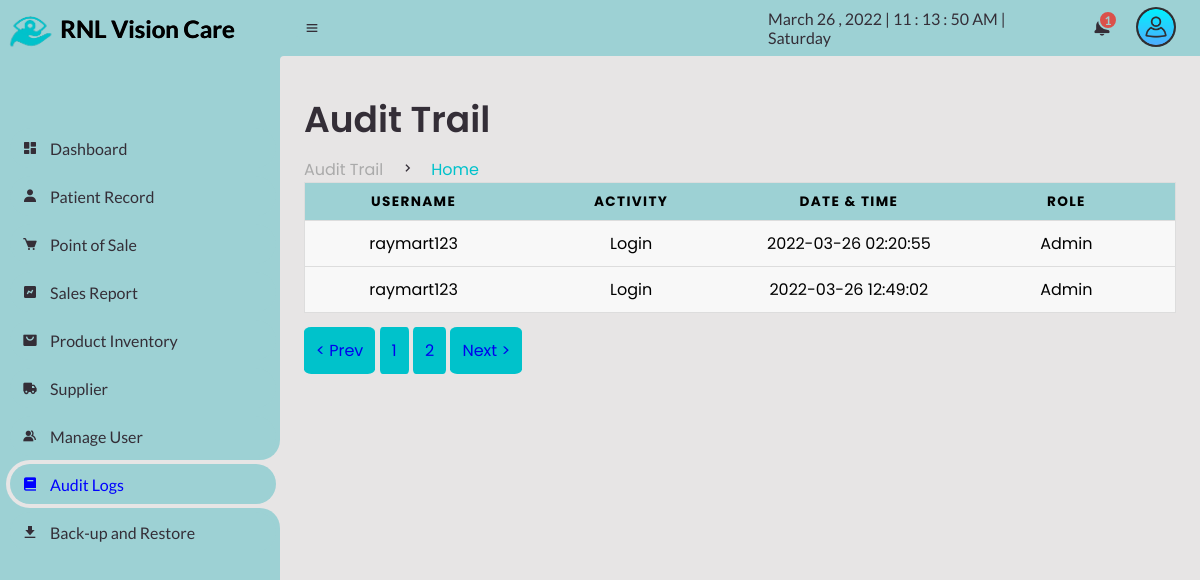
/Admin/audit.php?page=2 (signed in), run on an earlier commit of the app's database.
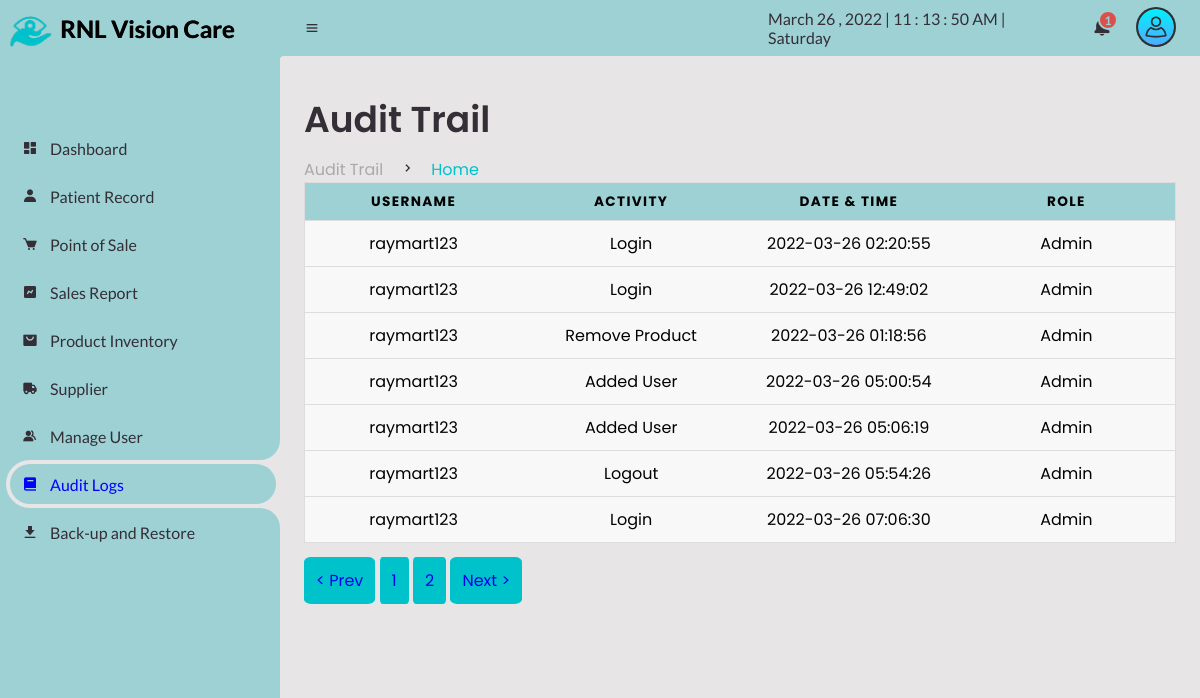
And on a later commit of the database.
### tables this page shows
CREATE TABLE `users_logs` (
  `logs_id` int(11) NOT NULL AUTO_INCREMENT,
  `logs_username` varchar(255) NOT NULL,
  `logs_activity` varchar(255) NOT NULL,
  `logs_datentime` datetime NOT NULL,
  `logs_roles` varchar(255) NOT NULL,
  PRIMARY KEY (`logs_id`)
);

### Admin/audit.php (the view, shortened to what this page needs)
<?php
include("session.php");
function createRandomPassword() {
	$chars = "003232303232023232023456789";
	$i = 0;
	$pass = '' ;
	while ($i <= 7) {
		$num = rand() % 33;
		$tmp = substr($chars, $num, 1);
		$pass = $pass . $tmp;
		$i++;
	}
	return $pass;
}
$finalcode='RS-'.createRandomPassword();
?>
<!DOCTYPE html>
<html lang="en">
<head>
	<link href='https://unpkg.com/boxicons@2.0.9/css/boxicons.min.css' rel='stylesheet'>
	<link rel="stylesheet" href="css\sys_style.css">
</head>
<body>
	<section id="sidebar">
		<a href="supplier.php" class="brand">
			<img src="images\logo.png" alt="" width="60px;">
			<span class="text" style="text-shadow:0.5px 0px #000; color: black;">RNL Vision Care</span>
		</a>
		<ul class="side-menu top">
			<li>
				<a href="dashboard.php">
					<i class='bx bxs-dashboard' ></i>
					<span class="text">Dashboard</span>
				</a>
			</li>
			<li>
				<a href="patient-record.php">
					<i class='bx bxs-user' ></i>
					<span class="text">Patient Record</span>
				</a>
			</li>
			<li>
				<a href="point-of-sale.php?id=cash&invoice=<?php echo $finalcode ?>">
					<i class='bx bxs-cart' ></i>
					<span class="text">Point of Sale</span>
				</a>
			</li>
			<li>
				<a href="sales-report.php">
					<i class='bx bxs-chart' ></i>
					<span class="text">Sales Report</span>
				</a>
			</li>
			<li>
				<a href="product.php">
					<i class='bx bxs-shopping-bag-alt' ></i>
					<span class="text">Product Inventory</span>
				</a>
			</li>
			<li>
				<a href="supplier.php">
					<i class='bx bxs-truck' ></i>
					<span class="text">Supplier</span>
				</a>
			</li>
			<li>
				<a href="manage-user.php">
					<i class='bx bxs-group' ></i>
					<span class="text">Manage User</span>
				</a>
			</li>
			<li class="active">
				<a href="audit.php">
					<i class='bx bxs-book' ></i>
					<span class="text">Audit Logs</span>
				</a>
			</li>
			<li>
				<a href="archive.php">
					<i class='bx bxs-download' ></i>
					<span class="text">Back-up and Restore</span>
				</a>
			</li>
		</ul>
	</section>
	<section id="content">
		<nav>
			<i class='bx bx-menu' ></i>
			<div id="digital-clock"></div>
			<div class="dropdown2">
			<a href="#" class="notification">
				<span class="num">
				<?php
				$query = mysqli_query($conn, "SELECT COUNT(*) as total from client_inquiries WHERE inquiries_status = '2'");
					while($result=mysqli_fetch_array($query)){
					echo $result['total'];
				}
				?>
						  </span>
			</a>
			</div>
			<div class="dropdown1">
			<img src="img\user.png" alt="" width="40px" class="userlogo">
			</div>
		</nav>
		<main>
			<div class="head-title">
				<div class="left">
					<h1>Audit Trail</h1>
					<ul class="breadcrumb">
						<li>
							<a href="audit.php">Audit Trail</a>
						</li>
						<li><i class='bx bx-chevron-right' ></i></li>
						<li>
							<a class="active" href="audit.php">Home</a>
						</li>
					</ul>
				</div>
			</div>
	<table>
     <thead>
     	<tr>
			<th>Username</th>
      <th>Activity</th>
      <th>Date & Time</th>
      <th>Role</th>
     	</tr>
     </thead>
     <tbody>
	 <?php
       $conn = mysqli_connect("localhost", "root", "","capstone");
	$limit=10;
	$page=isset($_GET['page']) ? $_GET['page']:1;
	$start=($page-1)*$limit;
	$sql2 =$conn->query("SELECT count(logs_id) AS id FROM `users_logs`");
    $sql = "SELECT * from users_logs LIMIT $start, $limit";
	$result2 = $sql2->fetch_all(MYSQLI_ASSOC);
            $total=$result2[0]['id'];
            $pages=ceil($total/$limit);
            $prev=$page-1;
            $next=$page+1;
    $result = $conn-> query($sql);
      if ($result-> num_rows > 0) {
        while ($row = $result-> fetch_assoc()){
?>
		 <tr>
     	  	<td data-label="Username"><?php echo $row['logs_username'];?></td>
     	  	<td data-label="Activity"><?php echo $row['logs_activity'];?></td>
     	  	<td data-label="Date&Time"><?php echo $row['logs_datentime'];?></td>
     	  	<td data-label="Roles"><?php echo $row['logs_roles'];?></td>
     	  </tr>
     	 <?php
     	}}
     	?>
     </tbody>
   </table>
  	<br>
   <a class="page" id="pre" href="audit.php?page=<?=$prev; ?>">< Prev</a>
    	  <?php  for($i=1; $i <=$pages ; $i++): ?>
    <a class="page" href="audit.php?page=<?=$i; ?>"><?=$i; ?></a>
                      <?php endfor; ?>
    <a class="page" id="pnext" href="audit.php?page=<?=$next; ?>">Next ></a>
		</main>
	</section>
</body>
</html>

### Admin/css/sys_style.css (style rules this page uses)
* { margin: 0; padding: 0; box-sizing: border-box; }
a { text-decoration: none; }
li { list-style: none; }
:root { --poppins: 'Poppins', sans-serif; --lato: 'Lato', sans-serif; --light: #9dd1d4; --blue: #00c2cb; --light-blue: #e5eaf0; --grey: rgb(231, 229, 229); --dark-grey: #AAAAAA; --dark: #342E37; --red: #DB504A; --yellow: #FFCE26; --light-yellow: #FFF2C6; --orange: #FD7238; --light-orange: #FFE0D3; }
html { overflow-x: hidden; }
body { background: var(--grey); overflow-x: hidden; }
#sidebar { position: fixed; top: 0; left: 0; width: 280px; height: 100%; background: var(--light); z-index: 2000; font-family: var(--lato); transition: .3s ease; overflow-x: hidden; scrollbar-width: none; }
#sidebar .brand { font-size: 24px; font-weight: 700; height: 56px; display: flex; align-items: center; color: var(--blue); position: sticky; top: 0; left: 0; background: var(--light); z-index: 500; padding-bottom: 20px; box-sizing: content-box; }
#sidebar .side-menu { width: 100%; margin-top: 48px; }
#sidebar .side-menu li { height: 48px; background: transparent; margin-left: 6px; border-radius: 48px 0 0 48px; padding: 4px; }
#sidebar .side-menu li.active { background: var(--grey); position: relative; }
#sidebar .side-menu li.active::before { content: ''; position: absolute; width: 40px; height: 40px; border-radius: 50%; top: -40px; right: 0; box-shadow: 20px 20px 0 var(--grey); z-index: -1; }
#sidebar .side-menu li.active::after { content: ''; position: absolute; width: 40px; height: 40px; border-radius: 50%; bottom: -40px; right: 0; box-shadow: 20px -20px 0 var(--grey); z-index: -1; }
#sidebar .side-menu li a { width: 100%; height: 100%; background: var(--light); display: flex; align-items: center; border-radius: 48px; font-size: 16px; color: var(--dark); white-space: nowrap; overflow-x: hidden; }
#sidebar .side-menu.top li.active a { color: blue; }
#sidebar .side-menu li a .bx { min-width: calc(60px - ((4px + 6px) * 2)); display: flex; justify-content: center; }
#content { position: relative; width: calc(100% - 280px); left: 280px; transition: .3s ease; }
#content nav { height: 56px; background: var(--light); padding: 0 24px; display: flex; align-items: center; grid-gap: 24px; font-family: var(--lato); position: sticky; top: 0; left: 0; z-index: 1000; }
#content nav::before { content: ''; position: absolute; width: 40px; height: 40px; bottom: -40px; left: 0; border-radius: 10%; box-shadow: -20px -20px 0 var(--light); }
#content nav a { color: var(--dark); }
#content nav .bx.bx-menu { cursor: pointer; color: var(--dark); }
#content nav .notification { font-size: 20px; position: relative; }
#content nav .notification .num { position: absolute; top: -6px; right: -6px; width: 20px; height: 20px; border-radius: 50%; border: 2px solid var(--light); background: var(--red); color: var(--light); font-weight: 700; font-size: 12px; display: flex; justify-content: center; align-items: center; }
#content main { width: 100%; padding: 36px 24px; font-family: var(--poppins); max-height: calc(100vh - 56px); overflow-y: auto; }
#content main .head-title { display: flex; align-items: center; justify-content: space-between; grid-gap: 16px; flex-wrap: wrap; }
#content main .head-title .left h1 { font-size: 36px; font-weight: 600; margin-bottom: 10px; color: var(--dark); }
#content main .head-title .left .breadcrumb { display: flex; align-items: center; grid-gap: 16px; }
#content main .head-title .left .breadcrumb li { color: var(--dark); }
#content main .head-title .left .breadcrumb li a { color: var(--dark-grey); pointer-events: none; }
#content main .head-title .left .breadcrumb li a.active { color: var(--blue); pointer-events: unset; }
#digital-clock { color: var(--dark); }
.userlogo { background-color:#302e31; padding: 2px; border-radius: 50%; cursor: pointer; }
.dropdown1 { position: relative; display: inline-block; }
.dropdown2 { position: relative; display: inline-block; }

### Admin/audit.php (style rules this page uses)
.page { background-color: #00c2cb; padding: 12px; border: none; border-radius: 10%; }
table { border: 1px solid #ccc; border-collapse: collapse; margin: 0; padding: 0; width: 100%; table-layout: fixed; }
table tr { background-color: #f8f8f8; border: 1px solid #ddd; padding: .35em; }
table th, table td { padding: .625em; text-align: center; }
table th { font-size: .85em; letter-spacing: .1em; text-transform: uppercase; background-color: #9dd1d4; }

What changed in the data, as far as the page shows it:
added users_logs: logs_username "raymart123", logs_activity "Remove Product", logs_datentime "2022-03-26 01:18:56", logs_roles "Admin"
added users_logs: logs_username "raymart123", logs_activity "Added User", logs_datentime "2022-03-26 05:00:54", logs_roles "Admin"
added users_logs: logs_username "raymart123", logs_activity "Added User", logs_datentime "2022-03-26 05:06:19", logs_roles "Admin"
added users_logs: logs_username "raymart123", logs_activity "Logout", logs_datentime "2022-03-26 05:54:26", logs_roles "Admin"
added users_logs: logs_username "raymart123", logs_activity "Login", logs_datentime "2022-03-26 07:06:30", logs_roles "Admin"
